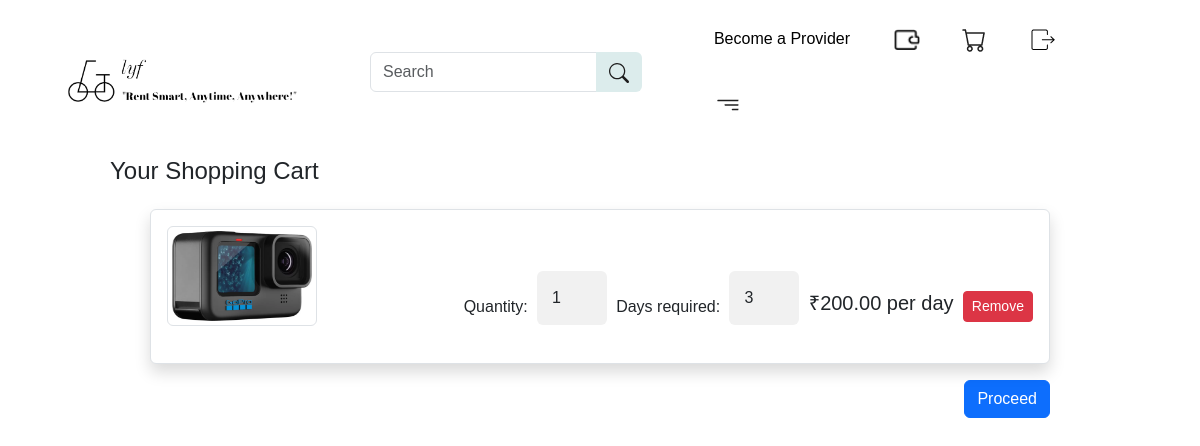
Screenshot of /cartPage (signed in) with the database file from the repository.
### cart/models.py (models this page shows)
class cart(models.Model):
    product=models.ForeignKey(Product, on_delete=models.CASCADE)
    quantity=models.PositiveIntegerField(default=1)
    user = models.ForeignKey(CustomUser,on_delete=models.CASCADE)
    days_needed=models.PositiveIntegerField(default=3)
    class Meta:
        verbose_name = "cart"

### adminPanel/models.py (models this page shows, shortened)
class Product(models.Model):
    phone_number_validator = RegexValidator(
        regex=r'^\d{1,15}$',  # This regex allows 1 to 15 digits
        message='Phone number must contain only digits.',
        code='invalid_phone_number'
    )
    user = models.ForeignKey(CustomUser, related_name='products', on_delete=models.CASCADE)
    category=models.ForeignKey(Categories, related_name='products',on_delete=models.CASCADE)
    title  = models.CharField(max_length=50)
    description = models.TextField(blank=True)
    price=models.IntegerField()
    security=models.IntegerField()
    quantity=models.PositiveIntegerField()
    image=models.ImageField(upload_to='uploads/product_images/',blank=True,null=True)
    pincodePro=models.CharField(max_length=20)
    address = models.CharField(max_length=50,null=False)
    street = models.CharField(max_length=50,null=False)
    phone = models.CharField(max_length=20,blank=True,
        null=True,
        validators=[phone_number_validator])
    city = models.CharField(max_length=20)
    state= models.CharField(max_length=50,null=False)
    created_at=models.DateTimeField(auto_now_add=True)
    updated_at=models.DateTimeField(auto_now=True)
    availability=models.BooleanField(default=True)
    is_active = models.BooleanField(default=False)

### cart/views.py (the view)
# urls.py: path('cartPage',views.cartPage,name='cartPage'),
@login_required(login_url='user:performlogin')
def cartPage(request):
    user = CustomUser.objects.get(id=request.user.id)  # Assuming user.id is the primary key
    cart_items = cart.objects.filter(user=user)
    total_price = 0
    for cart_item in cart_items:
        quantity = float(request.POST.get(f'quantity_{cart_item.id}', 0))
        days_required = float(request.POST.get(f'days_required_{cart_item.id}', 0))
        total_price += quantity * days_required * cart_item.product.price
    request.session['total_price'] = total_price
    address=userAddress.objects.filter(user=request.user)
    context={
            'total_price':total_price,
            'cart_items':cart_items,
            'address':address
    }
    return render(request, 'cart/cart.html', context)

### templates/cart/cart.html (shortened to what this page needs)
{% extends 'homePage.html' %}
{% block content %}
  <h4 class="card-title mb-4 " style="margin-left: 110px;">Your Shopping Cart</h4>
  {% if cart_items %}
  <form  id=cartForm action="{% url 'cart:updateCart' %}" method="post">
    <ul class="list-group" style="margin-right: 150px; margin-left: 150px;">
      {% for cart_item in cart_items %}
      <li class="list-group-item shadow p-3 mb-3 bg-white rounded">
        <div class="row">
            <div class="col-md-4">
                <img src="{{ cart_item.product.image.url }}" class="img-fluid rounded-start img-thumbnail" style="width: 100%; max-width: 150px; max-height: 100px;" alt="{{ cart_item.product.name }}">
            </div>
            <div class="col-md-8" style="padding-top: 40px;">
                <div class="d-flex justify-content-between align-items-center">
                    Quantity:
                    <input type="number" class="form-control" value="{{ cart_item.quantity }}" min="1" style="width: 70px;" name="quantity_{{ cart_item.id }}" oninput="updateCart('{{ cart_item.id }}')">
                    Days required:
                    <input type="number" class="form-control" value="{{ cart_item.days_needed }}" min="3" style="width: 70px;" name="days_needed_{{ cart_item.id }}" oninput="updateCart('{{ cart_item.id }}')">
                    <p class="h5">₹{{ cart_item.product.price|floatformat:2 }} per day</p>
                    <a href="{% url 'cart:removeItemCart' cart_item.id %}" class="btn btn-danger btn-sm">Remove</a>
                </div>
            </div>
        </div>
    </li>
      {% endfor %}
    </ul>
  </form>
  <div class="d-flex justify-content-end" style="margin-right: 150px;">
    <a href="{%url 'cart:checkout' %}"><button type="submit" class="btn btn-primary btn-block" >Proceed</button></a>
  </div>
  {% endif %}
{% endblock %}

### staticfields/style.css (style rules this page uses)
* { font-family: 'poppins',sans-serif; margin: 0; padding: 0; box-sizing: border-box; }
body { background: #ffffff; }
a { text-decoration: none; color: black; }
input[type=text], input[type=password],input[type=email], input[type=number], select { width: 100%; padding: 15px; margin: 5px 0 22px 0; display: inline-block; border: none; background: #f1f1f1; }

### rows the page displays
cart: product.image (picture), quantity "1", days_needed "3", product.price "200.00"
